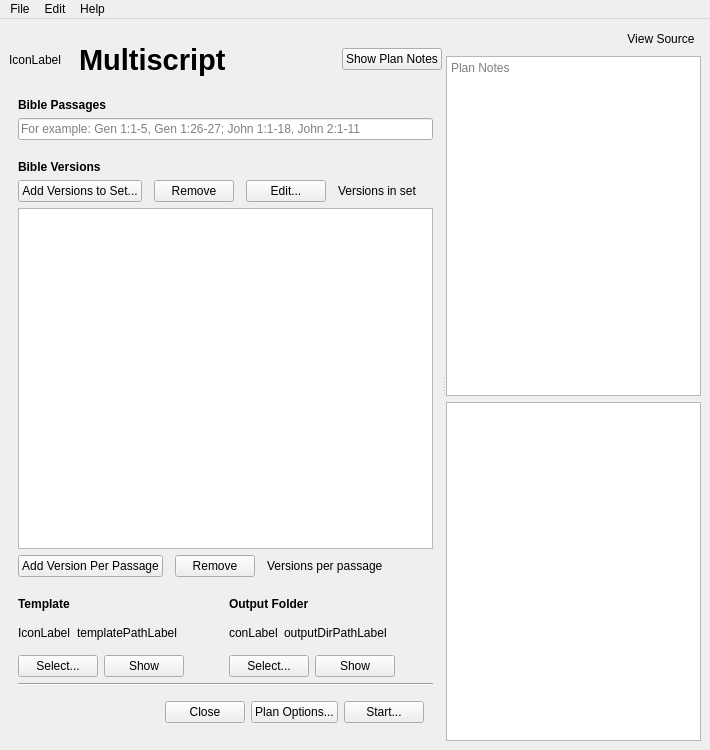
<?xml version="1.0" encoding="UTF-8"?>
<ui version="4.0">
 <class>MainWindow</class>
 <widget class="QMainWindow" name="MainWindow">
  <property name="geometry">
   <rect>
    <x>0</x>
    <y>0</y>
    <width>710</width>
    <height>750</height>
   </rect>
  </property>
  <property name="sizePolicy">
   <sizepolicy hsizetype="MinimumExpanding" vsizetype="Minimum">
    <horstretch>0</horstretch>
    <verstretch>1</verstretch>
   </sizepolicy>
  </property>
  <property name="windowTitle">
   <string>Multiscript</string>
  </property>
  <widget class="QWidget" name="centralwidget">
   <layout class="QVBoxLayout" name="verticalLayout_3">
    <item>
     <widget class="QSplitter" name="splitter">
      <property name="orientation">
       <enum>Qt::Horizontal</enum>
      </property>
      <widget class="QWidget" name="verticalLayoutWidget">
       <layout class="QVBoxLayout" name="mainLayout">
        <item>
         <layout class="QHBoxLayout" name="horizontalLayout_10">
          <property name="spacing">
           <number>0</number>
          </property>
          <item>
           <widget class="IconLabel" name="appIconLabel_3">
            <property name="minimumSize">
             <size>
              <width>64</width>
              <height>64</height>
             </size>
            </property>
            <property name="text">
             <string>IconLabel</string>
            </property>
           </widget>
          </item>
          <item>
           <spacer name="horizontalSpacer_7">
            <property name="orientation">
             <enum>Qt::Horizontal</enum>
            </property>
            <property name="sizeType">
             <enum>QSizePolicy::Fixed</enum>
            </property>
            <property name="sizeHint" stdset="0">
             <size>
              <width>6</width>
              <height>20</height>
             </size>
            </property>
           </spacer>
          </item>
          <item>
           <widget class="QLabel" name="titleLabel_3">
            <property name="font">
             <font>
              <pointsize>22</pointsize>
              <bold>true</bold>
             </font>
            </property>
            <property name="text">
             <string>Multiscript</string>
            </property>
           </widget>
          </item>
          <item>
           <spacer name="horizontalSpacer">
            <property name="orientation">
             <enum>Qt::Horizontal</enum>
            </property>
            <property name="sizeHint" stdset="0">
             <size>
              <width>40</width>
              <height>20</height>
             </size>
            </property>
           </spacer>
          </item>
          <item>
           <layout class="QVBoxLayout" name="verticalLayout_4">
            <item>
             <widget class="QPushButton" name="togglePlanNotesButton">
              <property name="text">
               <string>Show Plan Notes</string>
              </property>
              <property name="checkable">
               <bool>true</bool>
              </property>
              <property name="flat">
               <bool>false</bool>
              </property>
             </widget>
            </item>
            <item>
             <spacer name="verticalSpacer">
              <property name="orientation">
               <enum>Qt::Vertical</enum>
              </property>
              <property name="sizeType">
               <enum>QSizePolicy::Minimum</enum>
              </property>
              <property name="sizeHint" stdset="0">
               <size>
                <width>20</width>
                <height>2</height>
               </size>
              </property>
             </spacer>
            </item>
           </layout>
          </item>
         </layout>
        </item>
        <item>
         <widget class="QWidget" name="mainAreaWidget" native="true">
          <layout class="QVBoxLayout" name="mainAreaWidgetLayout_2">
           <property name="topMargin">
            <number>0</number>
           </property>
           <item>
            <widget class="QLabel" name="passagesLabel_2">
             <property name="font">
              <font>
               <bold>true</bold>
              </font>
             </property>
             <property name="text">
              <string>Bible Passages</string>
             </property>
            </widget>
           </item>
           <item>
            <widget class="QLineEdit" name="passagesLineEdit_2">
             <property name="placeholderText">
              <string>For example: Gen 1:1-5, Gen 1:26-27; John 1:1-18, John 2:1-11</string>
             </property>
            </widget>
           </item>
           <item>
            <widget class="QLabel" name="versionsTableLabel_2">
             <property name="font">
              <font>
               <bold>true</bold>
              </font>
             </property>
             <property name="text">
              <string>
Bible Versions</string>
             </property>
            </widget>
           </item>
           <item>
            <layout class="QVBoxLayout" name="versionsVerticalLayout_2" stretch="0,1,0">
             <item>
              <layout class="QHBoxLayout" name="horizontalLayout_11">
               <property name="spacing">
                <number>12</number>
               </property>
               <item>
                <widget class="QPushButton" name="addRowsButton_2">
                 <property name="text">
                  <string>Add Versions to Set...</string>
                 </property>
                 <property name="autoDefault">
                  <bool>true</bool>
                 </property>
                </widget>
               </item>
               <item>
                <widget class="QPushButton" name="removeRowsButton_2">
                 <property name="text">
                  <string>Remove</string>
                 </property>
                 <property name="autoDefault">
                  <bool>true</bool>
                 </property>
                </widget>
               </item>
               <item>
                <widget class="QPushButton" name="editButton_2">
                 <property name="text">
                  <string>Edit...</string>
                 </property>
                 <property name="autoDefault">
                  <bool>true</bool>
                 </property>
                </widget>
               </item>
               <item>
                <widget class="QLabel" name="rowSummaryLabel_2">
                 <property name="sizePolicy">
                  <sizepolicy hsizetype="Preferred" vsizetype="Preferred">
                   <horstretch>1</horstretch>
                   <verstretch>0</verstretch>
                  </sizepolicy>
                 </property>
                 <property name="text">
                  <string>Versions in set</string>
                 </property>
                 <property name="alignment">
                  <set>Qt::AlignLeading|Qt::AlignLeft|Qt::AlignVCenter</set>
                 </property>
                </widget>
               </item>
              </layout>
             </item>
             <item>
              <layout class="QHBoxLayout" name="horizontalLayout_12">
               <item>
                <widget class="ItemListTableView" name="versionTable_2">
                 <property name="sizePolicy">
                  <sizepolicy hsizetype="Expanding" vsizetype="Expanding">
                   <horstretch>0</horstretch>
                   <verstretch>1</verstretch>
                  </sizepolicy>
                 </property>
                 <attribute name="horizontalHeaderHighlightSections">
                  <bool>false</bool>
                 </attribute>
                 <attribute name="horizontalHeaderStretchLastSection">
                  <bool>true</bool>
                 </attribute>
                 <attribute name="verticalHeaderStretchLastSection">
                  <bool>false</bool>
                 </attribute>
                </widget>
               </item>
              </layout>
             </item>
             <item>
              <layout class="QHBoxLayout" name="horizontalLayout_13">
               <property name="spacing">
                <number>12</number>
               </property>
               <item>
                <widget class="QPushButton" name="addColumnButton_2">
                 <property name="text">
                  <string>Add Version Per Passage</string>
                 </property>
                </widget>
               </item>
               <item>
                <widget class="QPushButton" name="removeColumnButton_2">
                 <property name="text">
                  <string>Remove</string>
                 </property>
                </widget>
               </item>
               <item>
                <widget class="QLabel" name="columnSummaryLabel_2">
                 <property name="sizePolicy">
                  <sizepolicy hsizetype="Preferred" vsizetype="Preferred">
                   <horstretch>1</horstretch>
                   <verstretch>0</verstretch>
                  </sizepolicy>
                 </property>
                 <property name="text">
                  <string>Versions per passage</string>
                 </property>
                </widget>
               </item>
              </layout>
             </item>
            </layout>
           </item>
           <item>
            <layout class="QGridLayout" name="pathsLayout_2" columnstretch="1,1">
             <item row="0" column="1">
              <widget class="QLabel" name="outputLabel_2">
               <property name="font">
                <font>
                 <bold>true</bold>
                </font>
               </property>
               <property name="text">
                <string>
Output Folder</string>
               </property>
              </widget>
             </item>
             <item row="0" column="0">
              <widget class="QLabel" name="templateLabel_2">
               <property name="font">
                <font>
                 <bold>true</bold>
                </font>
               </property>
               <property name="text">
                <string>
Template</string>
               </property>
              </widget>
             </item>
             <item row="1" column="0">
              <layout class="QVBoxLayout" name="verticalLayout_9">
               <item>
                <layout class="QHBoxLayout" name="horizontalLayout_14">
                 <item>
                  <widget class="IconLabel" name="templateIconLabel_2">
                   <property name="sizePolicy">
                    <sizepolicy hsizetype="Preferred" vsizetype="Preferred">
                     <horstretch>0</horstretch>
                     <verstretch>0</verstretch>
                    </sizepolicy>
                   </property>
                   <property name="minimumSize">
                    <size>
                     <width>0</width>
                     <height>32</height>
                    </size>
                   </property>
                   <property name="frameShape">
                    <enum>QFrame::NoFrame</enum>
                   </property>
                   <property name="text">
                    <string>IconLabel</string>
                   </property>
                   <property name="scaledContents">
                    <bool>false</bool>
                   </property>
                  </widget>
                 </item>
                 <item>
                  <widget class="QLabel" name="templatePathLabel_2">
                   <property name="sizePolicy">
                    <sizepolicy hsizetype="Preferred" vsizetype="Preferred">
                     <horstretch>1</horstretch>
                     <verstretch>0</verstretch>
                    </sizepolicy>
                   </property>
                   <property name="frameShape">
                    <enum>QFrame::NoFrame</enum>
                   </property>
                   <property name="text">
                    <string>templatePathLabel</string>
                   </property>
                  </widget>
                 </item>
                </layout>
               </item>
               <item>
                <layout class="QHBoxLayout" name="horizontalLayout_15">
                 <item>
                  <widget class="QPushButton" name="templateSelectButton_2">
                   <property name="text">
                    <string>Select...</string>
                   </property>
                   <property name="autoDefault">
                    <bool>true</bool>
                   </property>
                  </widget>
                 </item>
                 <item>
                  <widget class="QPushButton" name="templateShowButton_2">
                   <property name="text">
                    <string>Show</string>
                   </property>
                  </widget>
                 </item>
                 <item>
                  <spacer name="horizontalSpacer_8">
                   <property name="orientation">
                    <enum>Qt::Horizontal</enum>
                   </property>
                   <property name="sizeHint" stdset="0">
                    <size>
                     <width>40</width>
                     <height>20</height>
                    </size>
                   </property>
                  </spacer>
                 </item>
                </layout>
               </item>
              </layout>
             </item>
             <item row="1" column="1">
              <layout class="QVBoxLayout" name="verticalLayout_10">
               <item>
                <layout class="QHBoxLayout" name="horizontalLayout_16">
                 <item>
                  <widget class="IconLabel" name="outputDirIconLabel_2">
                   <property name="minimumSize">
                    <size>
                     <width>0</width>
                     <height>32</height>
                    </size>
                   </property>
                   <property name="text">
                    <string>conLabel</string>
                   </property>
                  </widget>
                 </item>
                 <item>
                  <widget class="QLabel" name="outputDirPathLabel_2">
                   <property name="sizePolicy">
                    <sizepolicy hsizetype="Preferred" vsizetype="Preferred">
                     <horstretch>1</horstretch>
                     <verstretch>0</verstretch>
                    </sizepolicy>
                   </property>
                   <property name="text">
                    <string>outputDirPathLabel</string>
                   </property>
                  </widget>
                 </item>
                </layout>
               </item>
               <item>
                <layout class="QHBoxLayout" name="horizontalLayout_17">
                 <item>
                  <widget class="QPushButton" name="outputDirSelectButton_2">
                   <property name="text">
                    <string>Select...</string>
                   </property>
                   <property name="autoDefault">
                    <bool>true</bool>
                   </property>
                  </widget>
                 </item>
                 <item>
                  <widget class="QPushButton" name="outputDirShowButton_2">
                   <property name="text">
                    <string>Show</string>
                   </property>
                  </widget>
                 </item>
                 <item>
                  <spacer name="horizontalSpacer_9">
                   <property name="orientation">
                    <enum>Qt::Horizontal</enum>
                   </property>
                   <property name="sizeHint" stdset="0">
                    <size>
                     <width>40</width>
                     <height>20</height>
                    </size>
                   </property>
                  </spacer>
                 </item>
                </layout>
               </item>
              </layout>
             </item>
            </layout>
           </item>
           <item>
            <widget class="Line" name="line">
             <property name="orientation">
              <enum>Qt::Horizontal</enum>
             </property>
            </widget>
           </item>
           <item>
            <widget class="QWidget" name="footerAreaWidget" native="true">
             <layout class="QHBoxLayout" name="footerLayout">
              <item>
               <spacer name="horizontalSpacer_2">
                <property name="orientation">
                 <enum>Qt::Horizontal</enum>
                </property>
                <property name="sizeHint" stdset="0">
                 <size>
                  <width>40</width>
                  <height>20</height>
                 </size>
                </property>
               </spacer>
              </item>
              <item>
               <widget class="QPushButton" name="closeButton">
                <property name="text">
                 <string>Close</string>
                </property>
                <property name="autoDefault">
                 <bool>true</bool>
                </property>
               </widget>
              </item>
              <item>
               <widget class="QPushButton" name="planConfigButton">
                <property name="text">
                 <string>Plan Options...</string>
                </property>
               </widget>
              </item>
              <item>
               <widget class="QPushButton" name="startButton">
                <property name="text">
                 <string>Start...</string>
                </property>
                <property name="autoDefault">
                 <bool>true</bool>
                </property>
                <property name="default">
                 <bool>false</bool>
                </property>
               </widget>
              </item>
             </layout>
            </widget>
           </item>
          </layout>
         </widget>
        </item>
       </layout>
      </widget>
      <widget class="QWidget" name="verticalLayoutWidget_2">
       <layout class="QVBoxLayout" name="sidePanelLayout">
        <item>
         <layout class="QHBoxLayout" name="horizontalLayout">
          <item>
           <spacer name="horizontalSpacer_3">
            <property name="orientation">
             <enum>Qt::Horizontal</enum>
            </property>
            <property name="sizeHint" stdset="0">
             <size>
              <width>40</width>
              <height>20</height>
             </size>
            </property>
           </spacer>
          </item>
          <item>
           <widget class="QPushButton" name="toggleSourceButton">
            <property name="text">
             <string>View Source</string>
            </property>
            <property name="flat">
             <bool>true</bool>
            </property>
           </widget>
          </item>
         </layout>
        </item>
        <item>
         <widget class="QTextEdit" name="planNotesTextEdit">
          <property name="sizePolicy">
           <sizepolicy hsizetype="Expanding" vsizetype="MinimumExpanding">
            <horstretch>0</horstretch>
            <verstretch>0</verstretch>
           </sizepolicy>
          </property>
          <property name="maximumSize">
           <size>
            <width>16777215</width>
            <height>16777215</height>
           </size>
          </property>
          <property name="readOnly">
           <bool>true</bool>
          </property>
          <property name="tabStopDistance">
           <double>20.000000000000000</double>
          </property>
          <property name="textInteractionFlags">
           <set>Qt::TextSelectableByKeyboard|Qt::TextSelectableByMouse</set>
          </property>
          <property name="placeholderText">
           <string>Plan Notes</string>
          </property>
         </widget>
        </item>
        <item>
         <widget class="QPlainTextEdit" name="planNotesPlainTextEdit"/>
        </item>
       </layout>
      </widget>
     </widget>
    </item>
   </layout>
  </widget>
  <widget class="QMenuBar" name="menubar">
   <property name="geometry">
    <rect>
     <x>0</x>
     <y>0</y>
     <width>710</width>
     <height>22</height>
    </rect>
   </property>
   <widget class="QMenu" name="menuFile">
    <property name="title">
     <string>File</string>
    </property>
    <addaction name="newAction"/>
    <addaction name="openAction"/>
    <addaction name="separator"/>
    <addaction name="closeAction"/>
    <addaction name="saveAction"/>
    <addaction name="saveAsAction"/>
    <addaction name="separator"/>
    <addaction name="restartAction"/>
    <addaction name="exitAction"/>
   </widget>
   <widget class="QMenu" name="menuEdit">
    <property name="title">
     <string>Edit</string>
    </property>
    <addaction name="undoAction"/>
    <addaction name="redoAction"/>
    <addaction name="separator"/>
    <addaction name="cutAction"/>
    <addaction name="copyAction"/>
    <addaction name="pasteAction"/>
    <addaction name="clearAction"/>
    <addaction name="selectAllAction"/>
    <addaction name="separator"/>
    <addaction name="planConfigAction"/>
    <addaction name="separator"/>
    <addaction name="appConfigAction"/>
   </widget>
   <widget class="QMenu" name="menuHelp">
    <property name="title">
     <string>Help</string>
    </property>
    <addaction name="aboutAction"/>
   </widget>
   <addaction name="menuFile"/>
   <addaction name="menuEdit"/>
   <addaction name="menuHelp"/>
  </widget>
  <action name="openAction">
   <property name="text">
    <string>Open...</string>
   </property>
   <property name="shortcut">
    <string>Ctrl+O</string>
   </property>
  </action>
  <action name="saveAsAction">
   <property name="text">
    <string>Save As...</string>
   </property>
   <property name="shortcut">
    <string>Ctrl+Shift+S</string>
   </property>
  </action>
  <action name="aboutAction">
   <property name="text">
    <string>About Multiscript</string>
   </property>
   <property name="menuRole">
    <enum>QAction::AboutRole</enum>
   </property>
  </action>
  <action name="appConfigAction">
   <property name="text">
    <string>Multiscript Settings...</string>
   </property>
   <property name="menuRole">
    <enum>QAction::PreferencesRole</enum>
   </property>
  </action>
  <action name="closeAction">
   <property name="text">
    <string>Close</string>
   </property>
   <property name="shortcut">
    <string>Ctrl+W</string>
   </property>
  </action>
  <action name="saveAction">
   <property name="text">
    <string>Save</string>
   </property>
   <property name="shortcut">
    <string>Ctrl+S</string>
   </property>
  </action>
  <action name="newAction">
   <property name="text">
    <string>New</string>
   </property>
   <property name="shortcut">
    <string>Ctrl+N</string>
   </property>
  </action>
  <action name="exitAction">
   <property name="text">
    <string>Exit</string>
   </property>
   <property name="menuRole">
    <enum>QAction::QuitRole</enum>
   </property>
  </action>
  <action name="undoAction">
   <property name="text">
    <string>Undo</string>
   </property>
   <property name="shortcut">
    <string>Ctrl+Z</string>
   </property>
  </action>
  <action name="redoAction">
   <property name="text">
    <string>Redo</string>
   </property>
   <property name="shortcut">
    <string>Ctrl+Shift+Z</string>
   </property>
  </action>
  <action name="cutAction">
   <property name="text">
    <string>Cut</string>
   </property>
   <property name="shortcut">
    <string>Ctrl+X</string>
   </property>
  </action>
  <action name="copyAction">
   <property name="text">
    <string>Copy</string>
   </property>
   <property name="shortcut">
    <string>Ctrl+C</string>
   </property>
  </action>
  <action name="pasteAction">
   <property name="text">
    <string>Paste</string>
   </property>
   <property name="shortcut">
    <string>Ctrl+V</string>
   </property>
  </action>
  <action name="clearAction">
   <property name="text">
    <string>Clear</string>
   </property>
  </action>
  <action name="selectAllAction">
   <property name="text">
    <string>Select All</string>
   </property>
   <property name="shortcut">
    <string>Ctrl+A</string>
   </property>
  </action>
  <action name="planConfigAction">
   <property name="text">
    <string>Plan Options...</string>
   </property>
  </action>
  <action name="restartAction">
   <property name="text">
    <string>Restart Multiscript</string>
   </property>
   <property name="visible">
    <bool>false</bool>
   </property>
  </action>
 </widget>
 <customwidgets>
  <customwidget>
   <class>ItemListTableView</class>
   <extends>QTableView</extends>
   <header>multiscript.qt_custom.views</header>
  </customwidget>
  <customwidget>
   <class>IconLabel</class>
   <extends>QLabel</extends>
   <header>multiscript.qt_custom.widgets</header>
  </customwidget>
 </customwidgets>
 <resources/>
 <connections/>
</ui>
